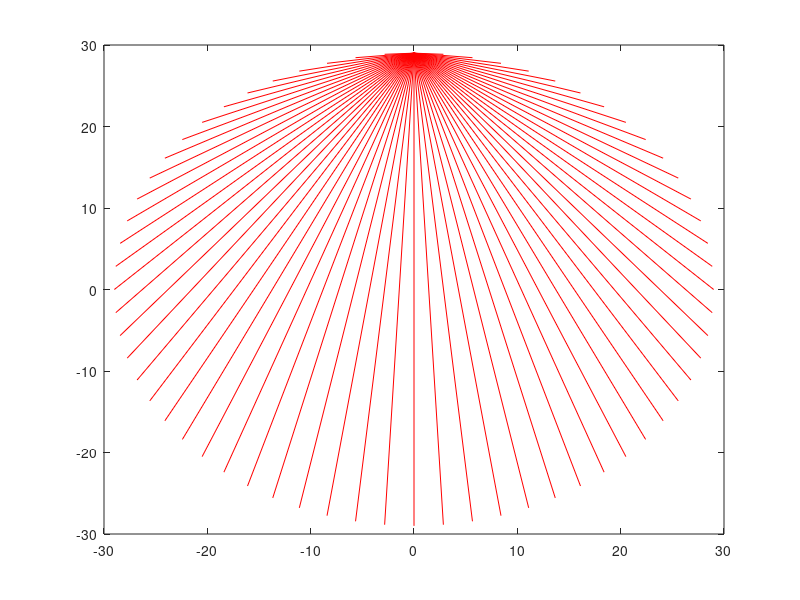

Write MATLAB code to recreate this figure. (Note: this script raises an error after producing the figure.)
% Clear workspace and variables
clear;
clear all;

% Set resolution parameters and cube size.
res = 64;             % Number of grid points along one axis for scanning
m_res = 64;           % Resolution for the measurement (number of receivers per scan)
cube_size = 1;        % Size of the cube (assumed to be 1 unit per side)
radius_val = res/2 - 3;  % A radius value (unused in this snippet) computed from res

% Generate x, y coordinates of the receivers locations
theta = linspace(pi/2, -3*pi/2, m_res + 1); % Generate angles (extra point for full circle)
theta(end) = []; % Remove the last point to keep 64 points

x = radius_val * cos(theta); % Convert to x-coordinates
y = radius_val * sin(theta); % Convert to y-coordinates

% Create a vector of evenly spaced values from 0 to res.
t = [0 : res/(m_res-1) : res];

rec_pos = [x; y; 0*t];
tr_pos_aux = [rec_pos(:,1), rec_pos(:,24), rec_pos(:,43)];

% Open a waitbar to indicate progress in building the A matrix.
% h = waitbar(0, 'A matrix.');

% Initialize an empty array to hold all computed A matrices.
A_aux = [];

f1 = figure;

% Loop over each transmitter group and position.
for k_1 = 1 : 3
    
    % Retrieve current transmitter position (tr_pos) and receiver positions (rec_pos).
    % tr_pos: current transmitter location.
    % rec_pos: corresponding receiver positions for the current group.
    tr_pos = tr_pos_aux(:,k_1);

    % Initialize iteration counters and auxiliary vectors.
    iter_num = 0;
    n_iter = res.^2;       % Total number of cube positions to be evaluated (grid size)
    aux_vec = zeros(n_iter,1);

    % % Record the starting time for progress estimation.
    % t_val = now;

    % Pre-allocate matrices to store cube center coordinates for visualization (optional).
    X = zeros(res);
    Y = X;

    % Compute the ray directions from the transmitter to each receiver.
    % The subtraction is done column-wise so that each receiver gets a direction vector.
    directions = rec_pos - tr_pos(:, ones(1, size(rec_pos,2)));

    figure;
    for l = 1:res
        start_point = tr_pos;
        end_point = start_point + directions(:,l);
        plot([start_point(1) end_point(1)], [start_point(2) end_point(2)], 'r')
        hold on;
    end
    hold off;

    % Initialize matrix A to store line integral values for the current transmitter
    % over all cube positions.
    A = zeros(m_res, n_iter);

    % Loop over a 2D grid to define cube center positions.
    % i: iterates over x-coordinate positions; j: iterates over y-coordinate positions.
    for i = 1 : res
        for j = 1 : res

            % Define the cube center for the current grid point.
            % The center is offset by 0.5 so that cubes are centered at half-integer positions.
            % j_true = j - res/2;
            % i_true = i - res/2;
            % cube_center = [cube_size*j_true - 0.5; cube_size*i_true - 0.5; 0];

            cube_center = [cube_size*(i - res/2) - 0.5; -(cube_size*(j - res/2) - 0.5); 0];

            % Increment the iteration counter.
            iter_num = iter_num + 1;

            % Store the x and y coordinates of the cube center for potential plotting.
            % X(iter_num) = cube_center(1);
            % Y(iter_num) = cube_center(2);

            % Compute the line integrals (i.e. the ray segment lengths within the cube)
            % for the current cube position, using the previously defined function.
            % check if the cube center is within the circle
            if sqrt(cube_center(1)^2 + cube_center(2)^2) <= radius_val
                A(:, iter_num) = line_integrals(tr_pos, directions, cube_center, cube_size);
                
                % Store the x and y coordinates of the cube center for potential plotting.
                X(iter_num) = cube_center(1);
                Y(iter_num) = cube_center(2);

                % scatter(X,Y,10,'filled');
                % axis equal;
            end

            % % Update the waitbar every so often (approximately 50 updates total).
            % if mod(iter_num, ceil(n_iter/50)) == 0
            %     % Estimate the remaining time based on progress so far.
            %     waitbar(iter_num/n_iter, h, ['A matrix. Ready approx: ' datestr((n_iter/iter_num - 1)*(now - t_val) + now)]);
            % end
            % % scatter plot of the cube centers

        end

    end
    % scatter(X,Y,10,'filled');
    % axis equal;

    % for p = 1:64
    %     imagesc(reshape(A(p,:), 64, 64));
    %     drawnow;
    %     pause(0.1)
    % end


    % Concatenate the current A matrix (for this transmitter) vertically to A_aux.
    A_aux = [A_aux ; A];
    
end

% After processing all transmitters and receivers, assign the complete matrix to A.
A = A_aux;

% Save the resulting A matrix into a .mat file.
save sound_loc_matrix.mat A;

% % Close the waitbar.
% close(h);
